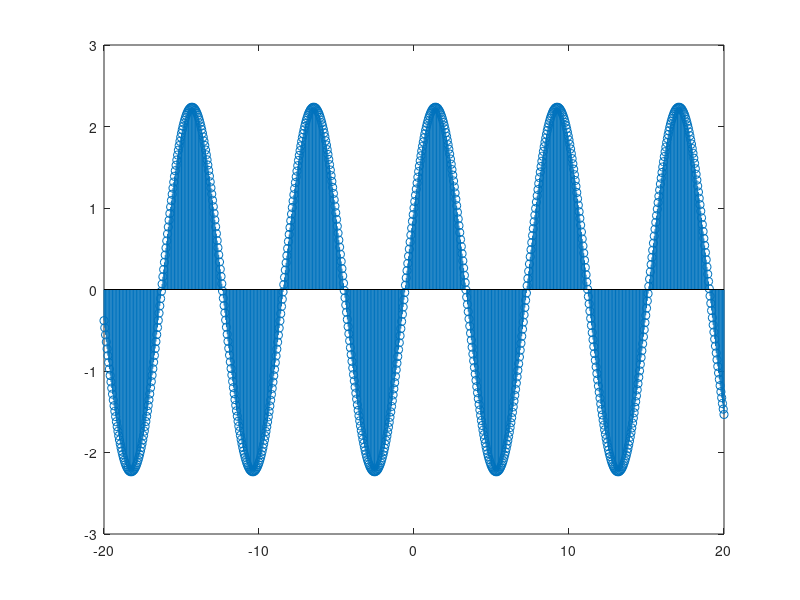

MATLAB code to generate this figure:
% t = 0:0.1:10;
% y = cos(t);
% plot(t,y);

% n=0:0.5:10;
% y=cos(n);
% stem(n,y);

% t=0:0.1:10;
% x = cos((3*pi*t)+(pi/3));
% plot(t,x);
% grid;

% A = 1;
% y = A*(exp(A*t));
% plot(t,y);

t = -2:0.1:5;
x = -3*(exp(0.4*t));
y = 2*(exp(-0.6*t));
plot(x,y);
grid;

t=0:0.1:6*pi;
x = cos(t) + sin(3*t);
plot(t,x);

n = -25:25;
x = (1.1).^n;
stem(n,x);

n = -20:0.05:20;
w = 0.8;
j = 2;
x = cos(w*n) + j*sin(w*n);
plot(n,x);
stem(n,x);
